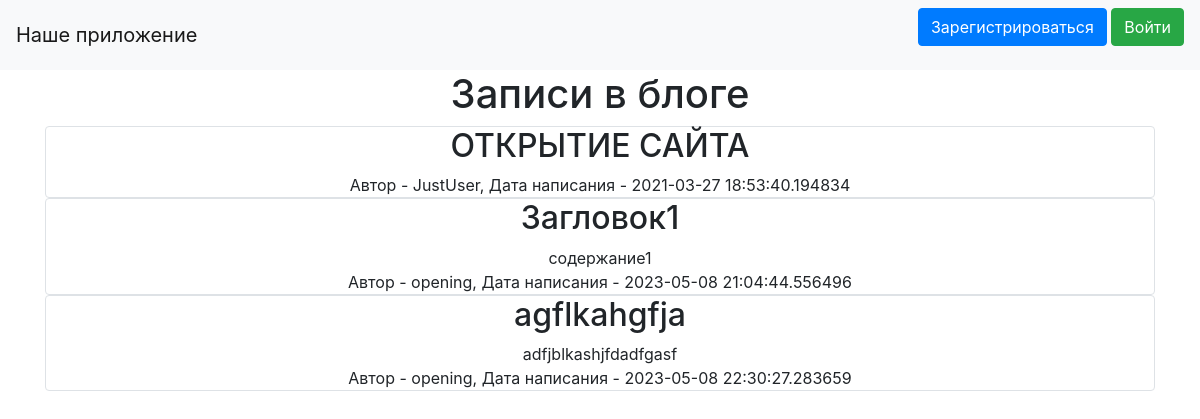
The page / on the database its author committed.
### data/news.py (models this page shows)
class News(SqlAlchemyBase):
    __tablename__ = 'news'
    id = sqlalchemy.Column(sqlalchemy.Integer,
                           primary_key=True, autoincrement=True)
    title = sqlalchemy.Column(sqlalchemy.String, nullable=True)
    content = sqlalchemy.Column(sqlalchemy.String, nullable=True)
    created_date = sqlalchemy.Column(sqlalchemy.DateTime,
                                     default=datetime.datetime.now)
    is_private = sqlalchemy.Column(sqlalchemy.Boolean, default=True)
    user_id = sqlalchemy.Column(sqlalchemy.Integer,
                                sqlalchemy.ForeignKey("users.id"))
    user = orm.relationship('User')

### data/users.py (models this page shows, shortened)
class User(SqlAlchemyBase, UserMixin):
    __tablename__ = 'users'
    id = sqlalchemy.Column(sqlalchemy.Integer,
                           primary_key=True, autoincrement=True)
    name = sqlalchemy.Column(sqlalchemy.String, nullable=True)
    about = sqlalchemy.Column(sqlalchemy.String, nullable=True)
    email = sqlalchemy.Column(sqlalchemy.String,
                              index=True, unique=True, nullable=True)
    hashed_password = sqlalchemy.Column(sqlalchemy.String, nullable=True)
    created_date = sqlalchemy.Column(sqlalchemy.DateTime,
                                     default=datetime.datetime.now)
    admin = sqlalchemy.Column(sqlalchemy.Boolean, nullable=True, default=False)
    news = orm.relationship("News", back_populates='user')

### main.py (the view)
@app.route("/")
def index():
    db_sess = db_session.create_session()
    posts = 'Записи в блоге'
    if current_user.is_authenticated:
        news = db_sess.query(News).filter(
            ((News.user == current_user) | (News.is_private != True) | current_user.admin))
    else:
        news = db_sess.query(News).filter(News.is_private != True)
    return render_template("index.html", news=news, posts=posts)

### data/db_session.py (called while the page is built)
def create_session() -> Session:
    global __factory
    return __factory()

### templates/index.html (shortened to what this page needs)
{% extends "base.html" %}
{% block content %}
<h1 align="center">Записи в блоге</h1>
{% for item in news%}
<div class="col-md6 border rounded" align="center">
    <h2>{{item.title}}</h2>
    <div>
        {{item.content}}
    </div>
    <div>
        Автор - {{item.user.name}}, Дата написания - {{item.created_date}}
    </div>
</div>
{% endfor %}
{% endblock %}

### templates/base.html (shortened to what this page needs)
<!doctype html>
<html lang="en">
<head>
    <link rel="stylesheet"
          href="https://stackpath.bootstrapcdn.com/bootstrap/4.4.1/css/bootstrap.min.css"
>
</head>
<body>
<header>
    <nav class="navbar navbar-light bg-light">
        <a class="navbar-brand" href="#">Наше приложение</a>
        {% if current_user.is_authenticated %}
        <p>
            <b class="navbar-brand">{{ current_user.name }}</b>
            <a class="btn btn-dark" href="/logout">Выйти</a>
        </p>
        {% else %}
        <p>
            <a class="btn btn-primary" href="/register">Зарегистрироваться</a>
            <a class="btn btn-success" href="/login">Войти</a>
        </p>
        {% endif %}
    </nav>
</header>
<main role="main" class="container">
    {% block content %}{% endblock %}
</main>
</body>
</html>

### rows shown on the page
News: title "ОТКРЫТИЕ САЙТА", user.name "JustUser", created_date "2021-03-27 18:53:40.194834"
News: title "Загловок1", content "содержание1", user.name "opening", created_date "2023-05-08 21:04:44.556496"
News: title "agflkahgfja", content "adfjblkashjfdadfgasf", user.name "opening", created_date "2023-05-08 22:30:27.283659"
